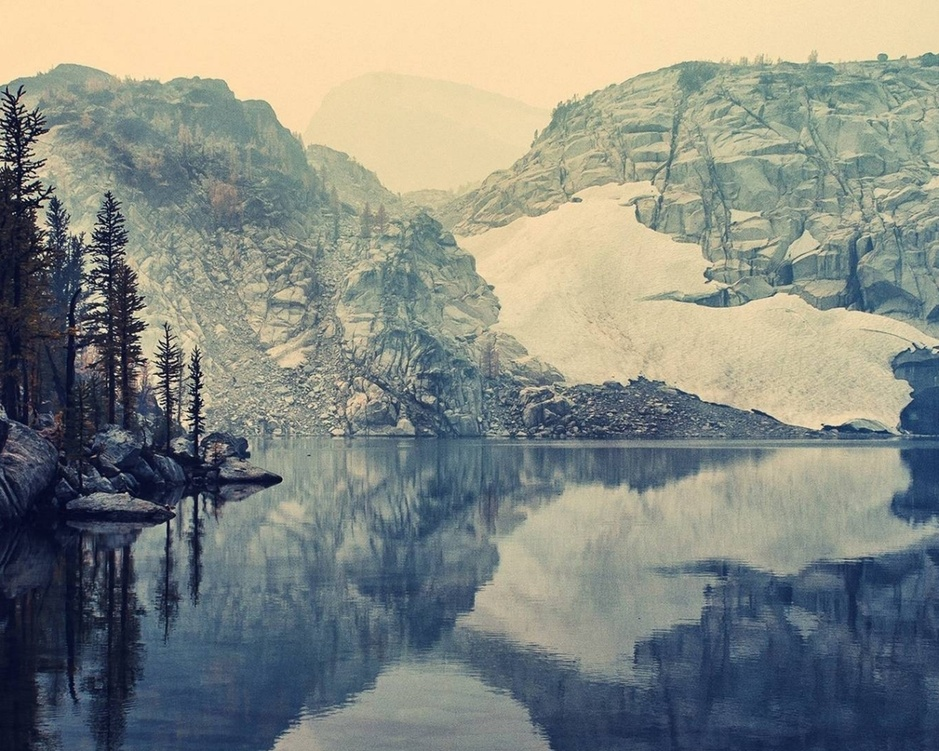
#> input picture mountain_river.jpg, 939 x 751 px, shrunk from 1280 x 1024 before the run
$ python animation.py
#> lines starting #> are read from the running program, lines starting #| are printed output that depends on the picture
import numpy as np
import matplotlib.pyplot as plt
import matplotlib.animation as ani
import cv2

im = cv2.imread('mountain_river.jpg')
#> im is the input picture: shape (751, 939, 3); mean B, G, R 130.6, 137.5, 133.6

# dimensions should match ratio of 8.5" x 11" paper
# 352 x 272
im = cv2.cvtColor(im, cv2.COLOR_RGB2GRAY)
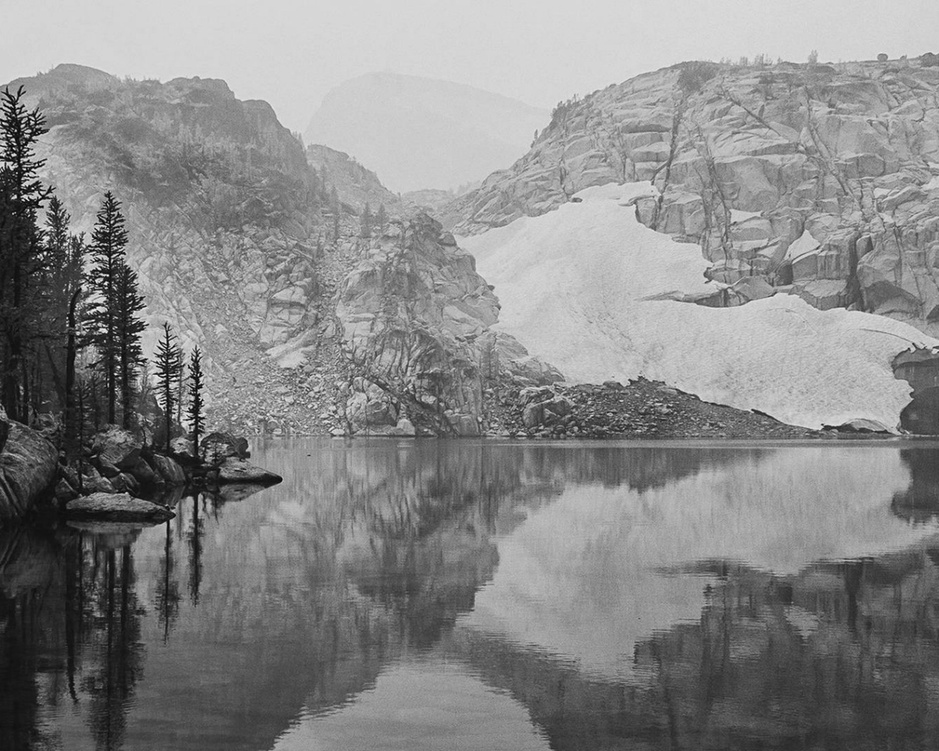
#> im: shape (751, 939); min 1, max 254, mean 135
h, w = im.shape
#> h = 751; w = 939
h, w = float(h), float(w)

fig = plt.figure()
im_plot = plt.imshow(im, cmap='gray')

edges = cv2.Canny(im, 150, 175)
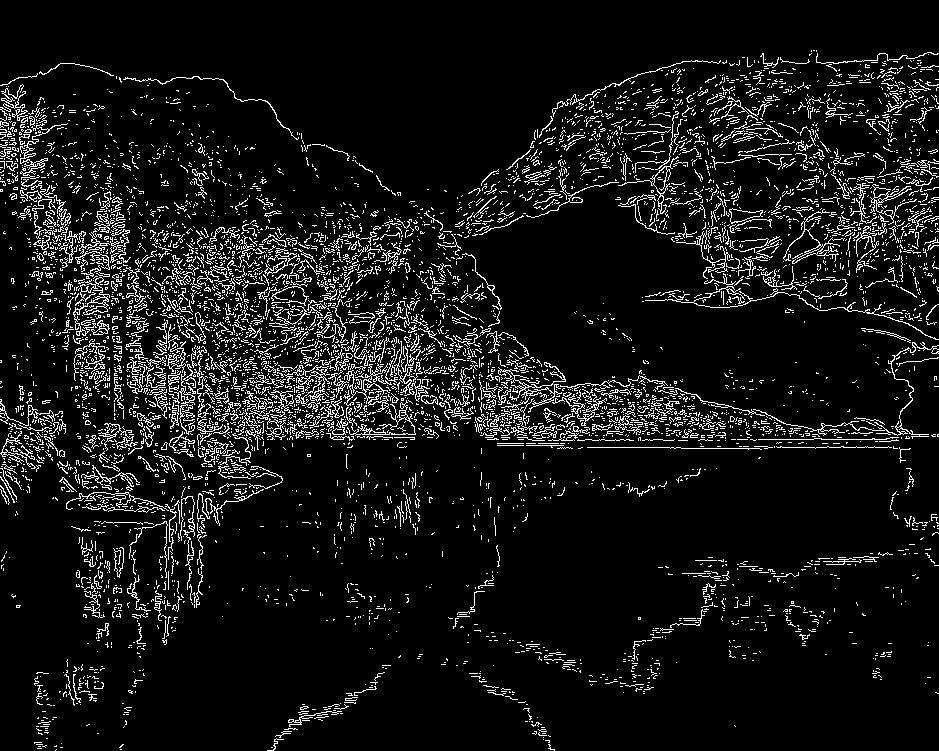
#> edges: shape (751, 939); 8.2% white in thin lines or dots

# Get the x and y locations for all edge pixels
x, y = np.nonzero(edges)
scatter = plt.scatter([], [], c='r', edgecolors='none', s=1)

def animate(i):
	arr = np.array((y[:i], x[:i])).T
	scatter.set_offsets(arr)

	return scatter,


ani = ani.FuncAnimation(fig, animate, frames=len(x), interval=1)

plt.show()
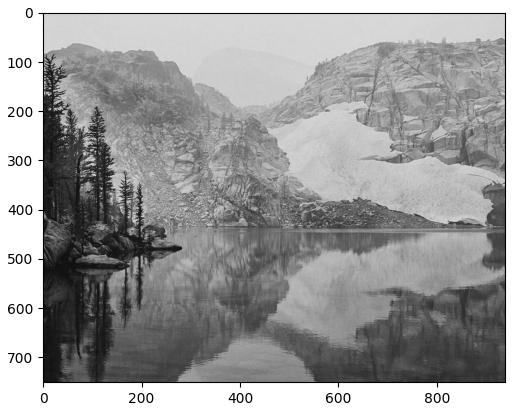
#> figure drawn by matplotlib, 1 panel

$ run again, with Scarlet.jpg copied over mountain_river.jpg
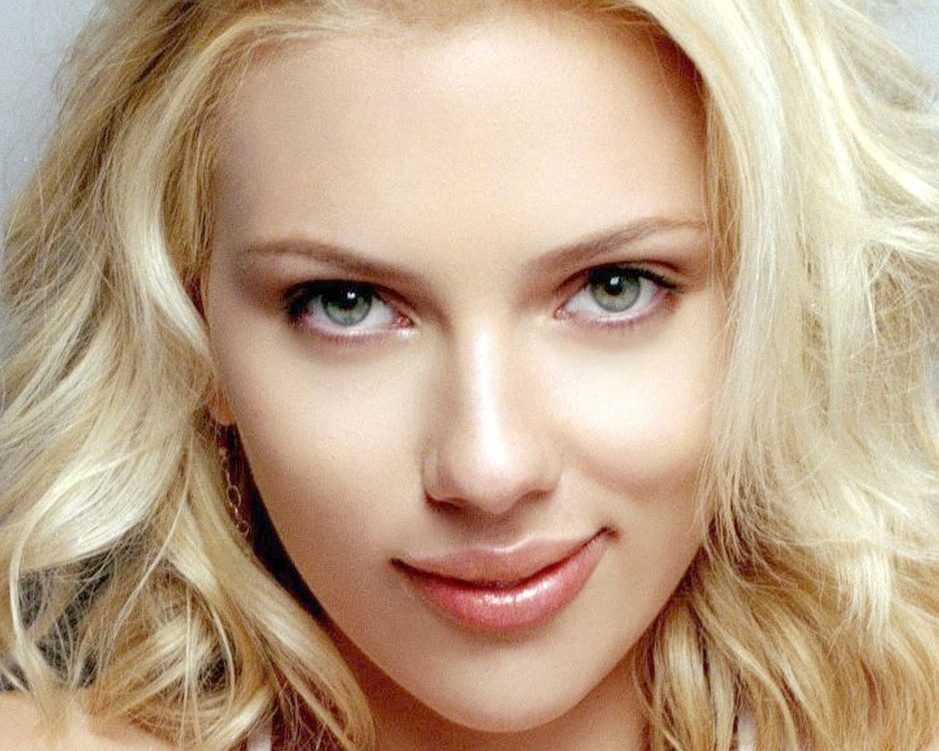
#> input picture Scarlet.jpg, 939 x 751 px, shrunk from 1280 x 1024 before the run
#> im is the input picture: shape (751, 939, 3); mean B, G, R 137.3, 164, 190
#> im: shape (751, 939)
#> `edges = cv2.Canny(im, 150, 175)`:
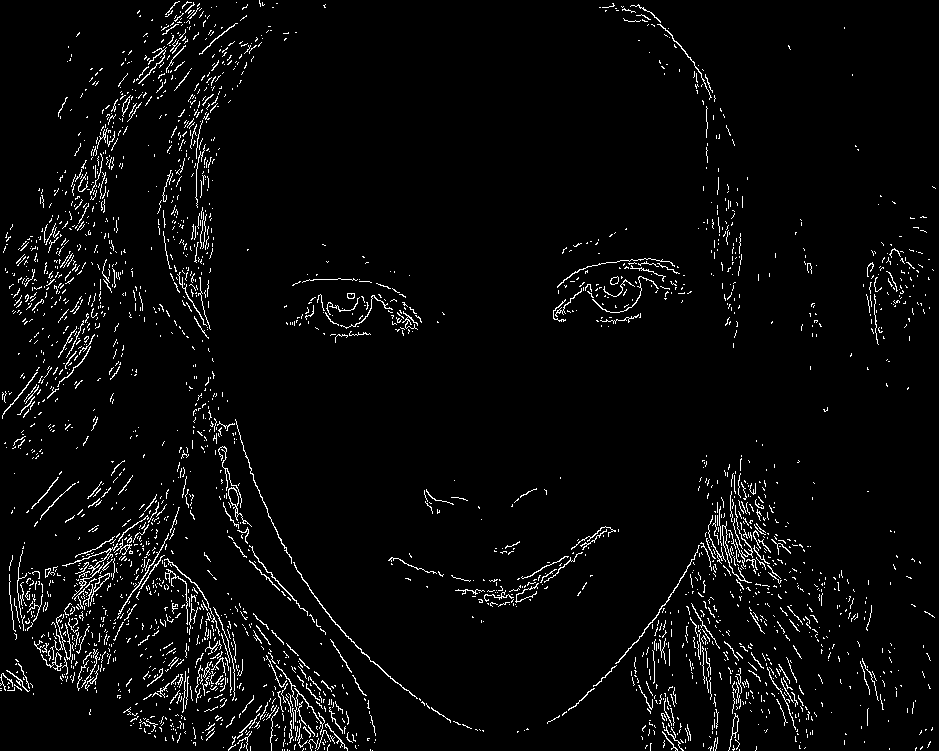
#> edges: shape (751, 939); 3.6% white in thin lines or dots
#> `plt.show()`:
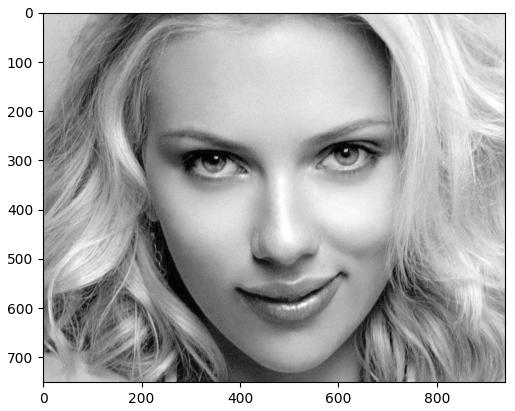
#> figure drawn by matplotlib, 1 panel
